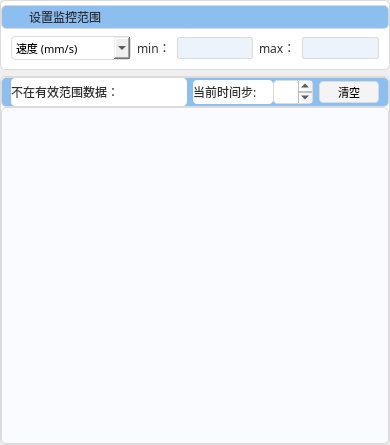
               <widget class="QWidget" name="scrollAreaWidgetContents_3">
                <property name="geometry">
                 <rect>
                  <x>0</x>
                  <y>0</y>
                  <width>390</width>
                  <height>445</height>
                 </rect>
                </property>
                <layout class="QVBoxLayout" name="verticalLayout_scroll_3">
                 <property name="leftMargin">
                  <number>0</number>
                 </property>
                 <property name="topMargin">
                  <number>0</number>
                 </property>
                 <property name="rightMargin">
                  <number>0</number>
                 </property>
                 <property name="bottomMargin">
                  <number>0</number>
                 </property>
                 <item alignment="Qt::AlignHCenter">
                  <widget class="QFrame" name="frame_left_31">
                   <property name="minimumSize">
                    <size>
                     <width>390</width>
                     <height>70</height>
                    </size>
                   </property>
                   <property name="maximumSize">
                    <size>
                     <width>390</width>
                     <height>70</height>
                    </size>
                   </property>
                   <property name="styleSheet">
                    <string notr="true">#frame_left_31{
	background: #FFFFFF;
	border-radius: 5px 5px 0px 0px;
	border: 1px solid #DBDBDB;
}
QFrame{
	border-radius: 5px 5px 5px 5px;
	background-color: rgb(255, 255, 255);
}</string>
                   </property>
                   <property name="frameShape">
                    <enum>QFrame::StyledPanel</enum>
                   </property>
                   <property name="frameShadow">
                    <enum>QFrame::Raised</enum>
                   </property>
                   <layout class="QVBoxLayout" name="verticalLayout_left_31">
                    <property name="spacing">
                     <number>0</number>
                    </property>
                    <property name="leftMargin">
                     <number>0</number>
                    </property>
                    <property name="topMargin">
                     <number>0</number>
                    </property>
                    <property name="rightMargin">
                     <number>0</number>
                    </property>
                    <property name="bottomMargin">
                     <number>0</number>
                    </property>
                    <item>
                     <widget class="QFrame" name="frame_left_310">
                      <property name="sizePolicy">
                       <sizepolicy hsizetype="Preferred" vsizetype="Preferred">
                        <horstretch>0</horstretch>
                        <verstretch>0</verstretch>
                       </sizepolicy>
                      </property>
                      <property name="minimumSize">
                       <size>
                        <width>0</width>
                        <height>24</height>
                       </size>
                      </property>
                      <property name="maximumSize">
                       <size>
                        <width>16777215</width>
                        <height>24</height>
                       </size>
                      </property>
                      <property name="styleSheet">
                       <string notr="true">#frame_left_310{
	background: radial-gradient, #8CBEEF;
	border-radius: 5px 5px 0px 0px;
	border: 1px solid #DBDBDB;
}
#frame_310{
	background: radial-gradient, #8CBEEF;
	border-radius: 5px 5px 0px 0px;
	border: none;
}
QLabel{
	font-weight: 400;
	font-size: 12px;
	color: #303133;
	text-align: left;
	font-style: normal;
	text-transform: none;
	background-color: rgb(140, 190, 239);
	border-radius: 5px 5px 0px 0px;
	border: none;
}
QPushButton{
	background-color: rgb(140, 190, 239);
	border-radius: 5px 5px 0px 0px;
	border: none;
}
QPushButton:hover {
    background-color: rgb(255, 255, 255);
}</string>
                      </property>
                      <property name="frameShape">
                       <enum>QFrame::StyledPanel</enum>
                      </property>
                      <property name="frameShadow">
                       <enum>QFrame::Raised</enum>
                      </property>
                      <layout class="QHBoxLayout" name="horizontalLayout_left_310">
                       <property name="spacing">
                        <number>6</number>
                       </property>
                       <property name="leftMargin">
                        <number>6</number>
                       </property>
                       <property name="topMargin">
                        <number>0</number>
                       </property>
                       <property name="rightMargin">
                        <number>10</number>
                       </property>
                       <property name="bottomMargin">
                        <number>0</number>
                       </property>
                       <item>
                        <widget class="QFrame" name="frame_310">
                         <property name="styleSheet">
                          <string notr="true"/>
                         </property>
                         <property name="frameShape">
                          <enum>QFrame::StyledPanel</enum>
                         </property>
                         <property name="frameShadow">
                          <enum>QFrame::Raised</enum>
                         </property>
                         <layout class="QHBoxLayout" name="horizontalLayout_310">
                          <property name="spacing">
                           <number>6</number>
                          </property>
                          <property name="leftMargin">
                           <number>0</number>
                          </property>
                          <property name="topMargin">
                           <number>0</number>
                          </property>
                          <property name="rightMargin">
                           <number>0</number>
                          </property>
                          <property name="bottomMargin">
                           <number>0</number>
                          </property>
                          <item>
                           <widget class="QLabel" name="label_3101">
                            <property name="minimumSize">
                             <size>
                              <width>15</width>
                              <height>15</height>
                             </size>
                            </property>
                            <property name="maximumSize">
                             <size>
                              <width>15</width>
                              <height>15</height>
                             </size>
                            </property>
                            <property name="text">
                             <string/>
                            </property>
                            <property name="pixmap">
                             <pixmap resource="res.qrc">:/icons/icon_01.png</pixmap>
                            </property>
                            <property name="scaledContents">
                             <bool>true</bool>
                            </property>
                           </widget>
                          </item>
                          <item>
                           <widget class="QLabel" name="label_3102">
                            <property name="font">
                             <font>
                              <family>黑体</family>
                              <pointsize>-1</pointsize>
                              <weight>50</weight>
                              <italic>false</italic>
                              <bold>false</bold>
                             </font>
                            </property>
                            <property name="text">
                             <string>设置监控范围</string>
                            </property>
                           </widget>
                          </item>
                         </layout>
                        </widget>
                       </item>
                       <item>
                        <spacer name="horizontalSpacer_clip_310">
                         <property name="orientation">
                          <enum>Qt::Horizontal</enum>
                         </property>
                         <property name="sizeHint" stdset="0">
                          <size>
                           <width>40</width>
                           <height>20</height>
                          </size>
                         </property>
                        </spacer>
                       </item>
                       <item>
                        <widget class="QPushButton" name="pushButton_310">
                         <property name="font">
                          <font>
                           <family>Arial</family>
                           <pointsize>8</pointsize>
                          </font>
                         </property>
                         <property name="text">
                          <string/>
                         </property>
                         <property name="icon">
                          <iconset resource="res.qrc">
                           <normaloff>:/icons/icon_about.png</normaloff>:/icons/icon_about.png</iconset>
                         </property>
                        </widget>
                       </item>
                      </layout>
                     </widget>
                    </item>
                    <item>
                     <widget class="QFrame" name="frame_left_311">
                      <property name="minimumSize">
                       <size>
                        <width>0</width>
                        <height>30</height>
                       </size>
                      </property>
                      <property name="maximumSize">
                       <size>
                        <width>16777215</width>
                        <height>30</height>
                       </size>
                      </property>
                      <property name="styleSheet">
                       <string notr="true">QLabel{
	font-weight: 400;
	font-size: 12px;
	color: #303133;
	text-align: left;
	font-style: normal;
	text-transform: none;
}
QComboBox{
	background: radial-gradient( #ECECED 0%, #FFFFFF 100%);
	border-radius: 4px 4px 4px 4px;
	border: 1px solid #DBDBDD;
}
QLineEdit{
	height: 20px;
	background: #ECF3FB;
	border-radius: 2px 2px 2px 2px;
	border: 1px solid #DBDBDB;
}</string>
                      </property>
                      <property name="frameShape">
                       <enum>QFrame::StyledPanel</enum>
                      </property>
                      <property name="frameShadow">
                       <enum>QFrame::Raised</enum>
                      </property>
                      <layout class="QHBoxLayout" name="horizontalLayout_left_311">
                       <property name="leftMargin">
                        <number>10</number>
                       </property>
                       <property name="topMargin">
                        <number>0</number>
                       </property>
                       <property name="rightMargin">
                        <number>10</number>
                       </property>
                       <property name="bottomMargin">
                        <number>0</number>
                       </property>
                       <item>
                        <widget class="QComboBox" name="comboBox_311">
                         <property name="minimumSize">
                          <size>
                           <width>120</width>
                           <height>24</height>
                          </size>
                         </property>
                         <property name="maximumSize">
                          <size>
                           <width>120</width>
                           <height>24</height>
                          </size>
                         </property>
                         <property name="font">
                          <font>
                           <family>黑体</family>
                           <pointsize>8</pointsize>
                           <weight>50</weight>
                           <bold>false</bold>
                          </font>
                         </property>
                         <item>
                          <property name="text">
                           <string>速度 (mm/s)</string>
                          </property>
                         </item>
                         <item>
                          <property name="text">
                           <string>压强 (Pa)</string>
                          </property>
                         </item>
                         <item>
                          <property name="text">
                           <string>温度 (K)</string>
                          </property>
                         </item>
                        </widget>
                       </item>
                       <item>
                        <widget class="QLabel" name="label_3111">
                         <property name="font">
                          <font>
                           <family>黑体</family>
                           <pointsize>-1</pointsize>
                           <weight>50</weight>
                           <italic>false</italic>
                           <bold>false</bold>
                          </font>
                         </property>
                         <property name="text">
                          <string>min：</string>
                         </property>
                        </widget>
                       </item>
                       <item>
                        <widget class="QLineEdit" name="lineEdit_3111">
                         <property name="sizePolicy">
                          <sizepolicy hsizetype="Expanding" vsizetype="Fixed">
                           <horstretch>0</horstretch>
                           <verstretch>0</verstretch>
                          </sizepolicy>
                         </property>
                        </widget>
                       </item>
                       <item>
                        <widget class="QLabel" name="label_3112">
                         <property name="font">
                          <font>
                           <family>黑体</family>
                           <pointsize>-1</pointsize>
                           <weight>50</weight>
                           <italic>false</italic>
                           <bold>false</bold>
                          </font>
                         </property>
                         <property name="text">
                          <string>max：</string>
                         </property>
                        </widget>
                       </item>
                       <item>
                        <widget class="QLineEdit" name="lineEdit_3112"/>
                       </item>
                      </layout>
                     </widget>
                    </item>
                   </layout>
                  </widget>
                 </item>
                 <item alignment="Qt::AlignHCenter">
                  <widget class="QFrame" name="frame_left_30">
                   <property name="minimumSize">
                    <size>
                     <width>390</width>
                     <height>0</height>
                    </size>
                   </property>
                   <property name="maximumSize">
                    <size>
                     <width>390</width>
                     <height>16777215</height>
                    </size>
                   </property>
                   <property name="styleSheet">
                    <string notr="true">#frame_left_30{
	background: #FFFFFF;
	border-radius: 5px 5px 0px 0px;
	border: 1px solid #DBDBDB;
}
QFrame{
	border-radius: 5px 5px 5px 5px;
	background-color: rgb(255, 255, 255);
}</string>
                   </property>
                   <property name="frameShape">
                    <enum>QFrame::StyledPanel</enum>
                   </property>
                   <property name="frameShadow">
                    <enum>QFrame::Raised</enum>
                   </property>
                   <layout class="QVBoxLayout" name="verticalLayout_2">
                    <property name="spacing">
                     <number>0</number>
                    </property>
                    <property name="leftMargin">
                     <number>0</number>
                    </property>
                    <property name="topMargin">
                     <number>0</number>
                    </property>
                    <property name="rightMargin">
                     <number>0</number>
                    </property>
                    <property name="bottomMargin">
                     <number>0</number>
                    </property>
                    <item>
                     <widget class="QFrame" name="frame_left_300">
                      <property name="minimumSize">
                       <size>
                        <width>0</width>
                        <height>30</height>
                       </size>
                      </property>
                      <property name="maximumSize">
                       <size>
                        <width>16777215</width>
                        <height>30</height>
                       </size>
                      </property>
                      <property name="styleSheet">
                       <string notr="true">#frame_left_300{
	background: radial-gradient, #8CBEEF;
	border-radius: 5px 5px 0px 0px;
	border: 1px solid #DBDBDB;
}
#frame_3001{
	background: radial-gradient, #8CBEEF;
	border-radius: 5px 5px 5px 5px;
	border: none;
}
QLabel{
	font-weight: 400;
	font-size: 12px;
	color: #303133;
	text-align: left;
	font-style: normal;
	text-transform: none;
	background: radial-gradient( #ECECED 0%, #FFFFFF 100%);
	border-radius: 4px 4px 4px 4px;
}
QTextBrowser{
	background: radial-gradient( #ECECED 0%, #FFFFFF 100%);
	border-radius: 4px 4px 4px 4px;
	border: 1px solid #DBDBDB;
}
QPushButton{
	width: 60px;
	height: 20px;
	background: qradialgradient(cx:0%, cy:0%, radius:100%, fx:50%, fy:50%, stop:0 #ECECED, stop:1 #FFFFFF);
	border-radius: 4px 4px 4px 4px;
	border: 1px solid #DBDBDD;
}
QPushButton:hover {
    background: rgb(226, 226, 227);
}</string>
                      </property>
                      <property name="frameShape">
                       <enum>QFrame::StyledPanel</enum>
                      </property>
                      <property name="frameShadow">
                       <enum>QFrame::Raised</enum>
                      </property>
                      <layout class="QHBoxLayout" name="horizontalLayout_left_300">
                       <property name="topMargin">
                        <number>0</number>
                       </property>
                       <property name="bottomMargin">
                        <number>0</number>
                       </property>
                       <item>
                        <widget class="QLabel" name="label_300">
                         <property name="font">
                          <font>
                           <family>黑体</family>
                           <pointsize>-1</pointsize>
                           <weight>50</weight>
                           <italic>false</italic>
                           <bold>false</bold>
                          </font>
                         </property>
                         <property name="text">
                          <string>不在有效范围数据：</string>
                         </property>
                        </widget>
                       </item>
                       <item>
                        <widget class="QFrame" name="frame_3001">
                         <property name="minimumSize">
                          <size>
                           <width>120</width>
                           <height>24</height>
                          </size>
                         </property>
                         <property name="maximumSize">
                          <size>
                           <width>120</width>
                           <height>24</height>
                          </size>
                         </property>
                         <property name="frameShape">
                          <enum>QFrame::StyledPanel</enum>
                         </property>
                         <property name="frameShadow">
                          <enum>QFrame::Raised</enum>
                         </property>
                         <layout class="QHBoxLayout" name="horizontalLayout_3001">
                          <property name="leftMargin">
                           <number>0</number>
                          </property>
                          <property name="topMargin">
                           <number>0</number>
                          </property>
                          <property name="rightMargin">
                           <number>0</number>
                          </property>
                          <property name="bottomMargin">
                           <number>0</number>
                          </property>
                          <item>
                           <widget class="QLabel" name="label_3001">
                            <property name="minimumSize">
                             <size>
                              <width>80</width>
                              <height>0</height>
                             </size>
                            </property>
                            <property name="maximumSize">
                             <size>
                              <width>80</width>
                              <height>16777215</height>
                             </size>
                            </property>
                            <property name="font">
                             <font>
                              <family>黑体</family>
                              <pointsize>-1</pointsize>
                              <weight>50</weight>
                              <italic>false</italic>
                              <bold>false</bold>
                             </font>
                            </property>
                            <property name="text">
                             <string>当前时间步:</string>
                            </property>
                           </widget>
                          </item>
                          <item>
                           <widget class="QTextBrowser" name="textBrowser_3001">
                            <property name="minimumSize">
                             <size>
                              <width>40</width>
                              <height>0</height>
                             </size>
                            </property>
                            <property name="maximumSize">
                             <size>
                              <width>40</width>
                              <height>16777215</height>
                             </size>
                            </property>
                            <property name="font">
                             <font>
                              <family>黑体</family>
                              <pointsize>8</pointsize>
                              <weight>50</weight>
                              <bold>false</bold>
                             </font>
                            </property>
                           </widget>
                          </item>
                         </layout>
                        </widget>
                       </item>
                       <item>
                        <widget class="QPushButton" name="pushButton_300">
                         <property name="minimumSize">
                          <size>
                           <width>60</width>
                           <height>0</height>
                          </size>
                         </property>
                         <property name="maximumSize">
                          <size>
                           <width>60</width>
                           <height>16777215</height>
                          </size>
                         </property>
                         <property name="font">
                          <font>
                           <family>黑体</family>
                           <pointsize>8</pointsize>
                           <weight>50</weight>
                           <bold>false</bold>
                          </font>
                         </property>
                         <property name="text">
                          <string>清空</string>
                         </property>
                        </widget>
                       </item>
                      </layout>
                     </widget>
                    </item>
                    <item>
                     <widget class="QTextBrowser" name="textBrowser_300">
                      <property name="sizePolicy">
                       <sizepolicy hsizetype="Preferred" vsizetype="Preferred">
                        <horstretch>0</horstretch>
                        <verstretch>0</verstretch>
                       </sizepolicy>
                      </property>
                      <property name="minimumSize">
                       <size>
                        <width>380</width>
                        <height>0</height>
                       </size>
                      </property>
                      <property name="styleSheet">
                       <string notr="true">QTextBrowser {
	background: #FAFBFE;
	border-radius: 5px 5px 5px 5px;
	border: 1px solid #DBDBDB;
}</string>
                      </property>
                     </widget>
                    </item>
                   </layout>
                  </widget>
                 </item>
                </layout>
               </widget>
